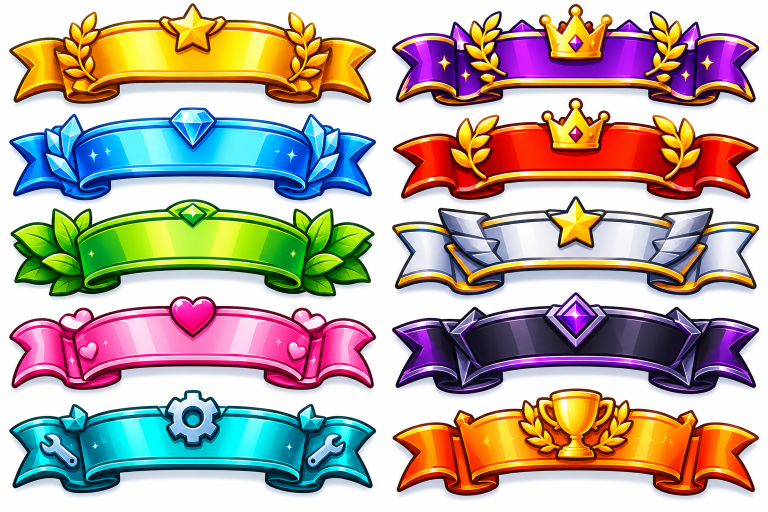
#> input picture outils/src/rubans_sheet.png, 1536 x 1024 px, found by its file name (shown at 1/2 size)
$ python rubans_sheet.py
#> lines starting #> are read from the running program, lines starting #| are printed output that depends on the picture; after the words box and inside, x2 and y2 are one past the last pixel; in counts of white or black regions, pixels touching at a corner belong together
"""Rubans de profil (planche ChatGPT d'Alexis, 15/11/2026) découpés tels quels, fond rendu transparent.
Usage : python3 outils/rubans_sheet.py (depuis la racine du site)."""
import numpy as np
from PIL import Image, ImageFilter
from scipy import ndimage
im = Image.open('outils/src/rubans_sheet.png').convert('RGB')
#> im is the input picture: PIL image 1536x1024 RGB; mean R, G, B 181, 167.9, 158.3
a = np.asarray(im).astype(int)
# fond = zones très claires reliées au bord de l'image
# fond + ombre grise + liseré blanc : pixels clairs et peu colorés reliés au bord (15/11 : retire les « ratures »)
light = (a.min(axis=2) >= 236) & ((a.max(axis=2) - a.min(axis=2)) <= 20)  # vrai fond blanc seulement
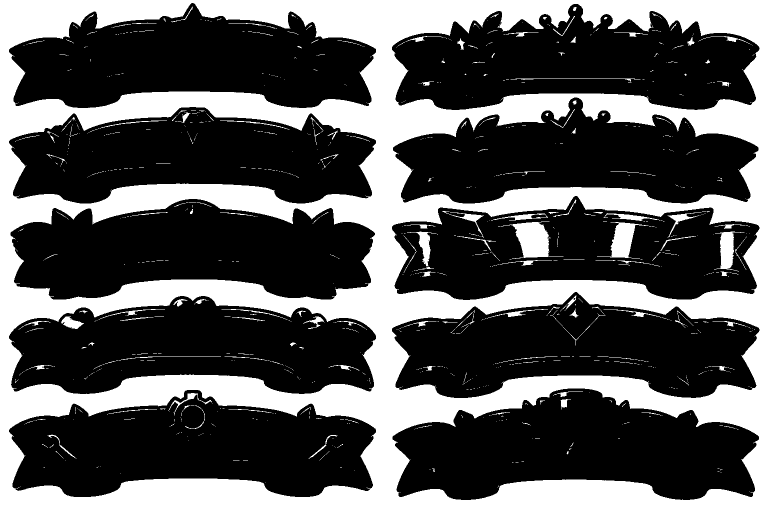
#> light: shape (1024, 1536) bool (shown at 1/2 size); 35.1% white; 1029 white regions (853 under 20 px), largest, box (x1, y1, x2, y2) and area: (0, 0, 1536, 1024) 523494, (1001, 443, 1127, 518) 4050, (1194, 444, 1297, 518) 2695
lab, _ = ndimage.label(light)
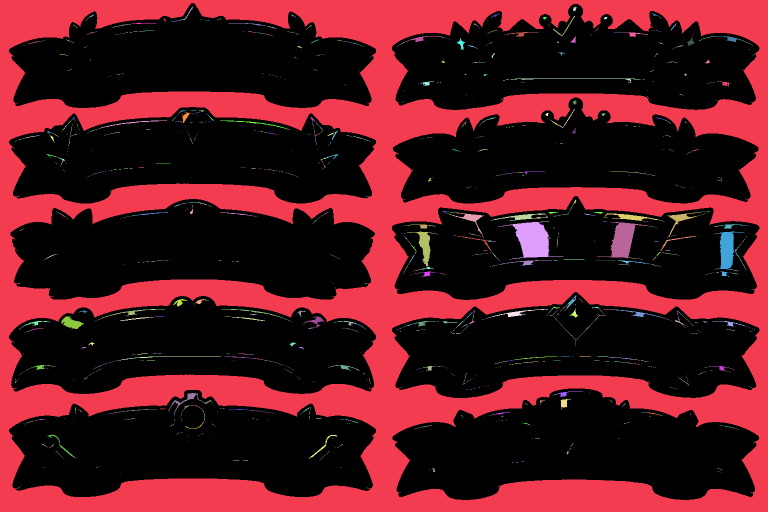
#> lab: shape (1024, 1536) int32 (shown at 1/2 size); 2109 distinct labels, from 0 to 2108; one colour per label, 0 black
edge = set(np.unique(np.concatenate([lab[0], lab[-1], lab[:, 0], lab[:, -1]]))) - {0}
#> edge = 1 item
bg = np.isin(lab, list(edge))
#> bg: shape (1024, 1536) bool; 33.3% white; 1 white region, box (x1, y1, x2, y2) and area: (0, 0, 1536, 1024) 523390
def fill_small(m):
    # bouche les trous SAUF ceux qui sont gris/blancs (ombre coincée sous le ruban)
    holes = ndimage.binary_fill_holes(m) & ~m
    lab, k = ndimage.label(holes)
    for j in range(1, k + 1):
        h = lab == j
        if (neutral_all[h].mean() < 0.5) or h.sum() < 40: m = m | h
    return m
neutral_all = ((a.max(axis=2) - a.min(axis=2)) <= 45) & (a.min(axis=2) >= 100)
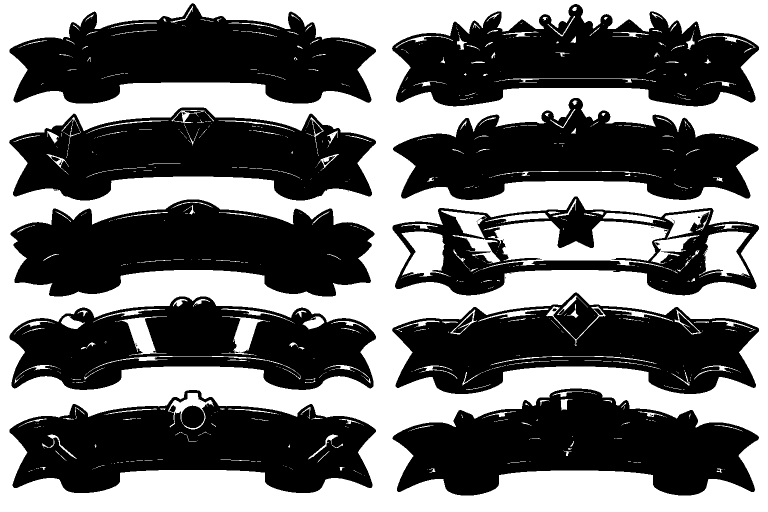
#> neutral_all: shape (1024, 1536) bool (shown at 1/2 size); 44.9% white; 856 white regions (630 under 20 px), largest, box (x1, y1, x2, y2) and area: (0, 0, 1536, 1024) 628399, (965, 442, 1337, 539) 20645, (1398, 463, 1500, 555) 6007
fg = fill_small(~bg)
#> in fill_small, `holes = ndimage.binary_fill_holes(m) & ~m`: holes: shape (1024, 1536) bool; every value is 0
#> in fill_small, `lab, k = ndimage.label(holes)`: lab: shape (1024, 1536) int32; every value is 0
#> in fill_small, `lab, k = ndimage.label(holes)`: k = 0
lab2, k = ndimage.label(ndimage.binary_dilation(fg, iterations=1))
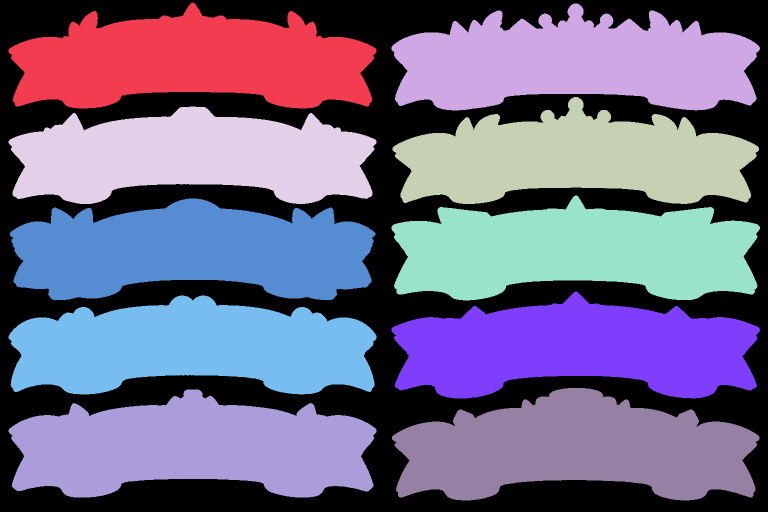
#> lab2: shape (1024, 1536) int32 (shown at 1/2 size); 11 distinct labels, from 0 to 10; one colour per label, 0 black
#> k = 10
sizes = ndimage.sum(fg, lab2, range(1, k + 1))
#> sizes = [103992, 106467, 98090, 99166, 107626, 106186, 104378, 104161, 110110, 109298]
keep = np.argsort(sizes)[::-1][:10] + 1
#> keep = [9, 10, 5, 2, 6, 7, 8, 1, 4, 3]
boxes = [(ndimage.find_objects((lab2 == i).astype(int))[0], i) for i in keep]
#> boxes = 10 items
boxes = sorted(boxes, key=lambda t: (t[0][1].start > a.shape[1] / 2, t[0][0].start))  # colonne gauche puis droite, de haut en bas
codes = ['ruban_or', 'ruban_bleu', 'ruban_vert', 'ruban_rose', 'ruban_outils',
         'ruban_royal', 'ruban_rouge', 'ruban_argent', 'ruban_obsidienne', 'ruban_trophee']
neutral = ((a.max(axis=2) - a.min(axis=2)) <= 45) & (a.min(axis=2) >= 100)  # gris / blanc (ombre, liseré)
shadowish = neutral & (a.max(axis=2) <= 240)  # gris de l'ombre (pas le blanc pur des reflets)
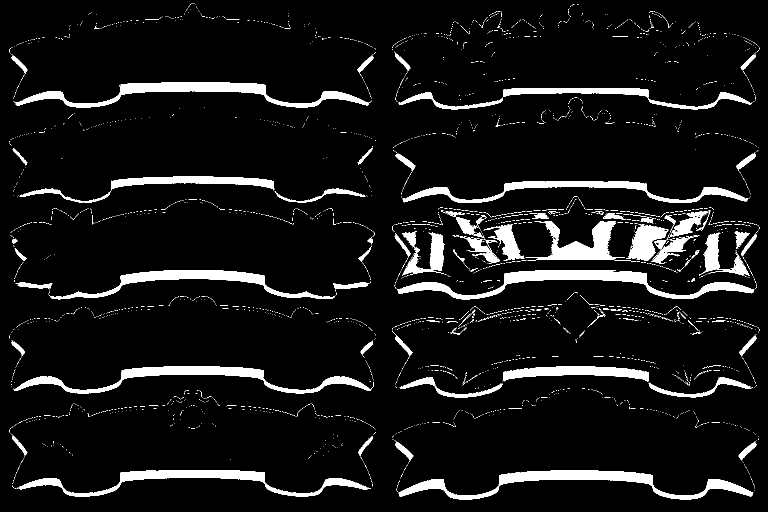
#> shadowish: shape (1024, 1536) bool (shown at 1/2 size); 7.8% white; 3226 white regions (3134 under 20 px), largest, box (x1, y1, x2, y2) and area: (794, 540, 1509, 599) 10628, (797, 941, 1507, 999) 10397, (27, 165, 738, 215) 9541
def clean(m):
    # v125 : on « épluche » depuis le bord les pixels gris/blancs restants, on coupe les fils fins,
    # puis on ne garde que le ruban (gros morceaux) : plus aucune rature autour.
    # on épluche depuis le bord tous les pixels gris/blancs (ombre, halo) ; le contour foncé du ruban arrête l'épluchage
    for _ in range(30):
        border = m & ~ndimage.binary_erosion(m)
        peel = border & neutral
        if not peel.any(): break
        m = m & ~peel
    # fin liseré gris-bleu restant sous le contour (transition contour / ombre)
    greyish = (a.min(axis=2) >= 60) & ((a.max(axis=2) - a.min(axis=2)) <= 80)
    for _ in range(3):
        below_empty = np.zeros_like(m); below_empty[:-1] = ~m[1:]
        peel = m & greyish & below_empty
        if not peel.any(): break
        m = m & ~peel
    m = ndimage.binary_opening(m, iterations=2)
    lab, k = ndimage.label(m)
    if k > 1:
        sz = ndimage.sum(m, lab, range(1, k + 1)); m = np.isin(lab, [j + 1 for j, v in enumerate(sz) if v >= sz.max() * 0.03])
    return fill_small(m)
for code, (b, i) in zip(codes, boxes):
    mask = clean(ndimage.binary_erosion(fg & (lab2 == i), iterations=2))
    alpha = Image.fromarray((mask * 255).astype('uint8')).filter(ImageFilter.GaussianBlur(0.7))
    rgba = im.convert('RGBA'); rgba.putalpha(alpha)
    y0, y1, x0, x1 = b[0].start, b[0].stop, b[1].start, b[1].stop
    crop = rgba.crop((max(0, x0 - 4), max(0, y0 - 4), min(a.shape[1], x1 + 4), min(a.shape[0], y1 + 4)))
    w = 900; crop = crop.resize((w, round(crop.height * w / crop.width)), Image.LANCZOS)
#> (the run stopped early here; a loop or call above may not have finished)
